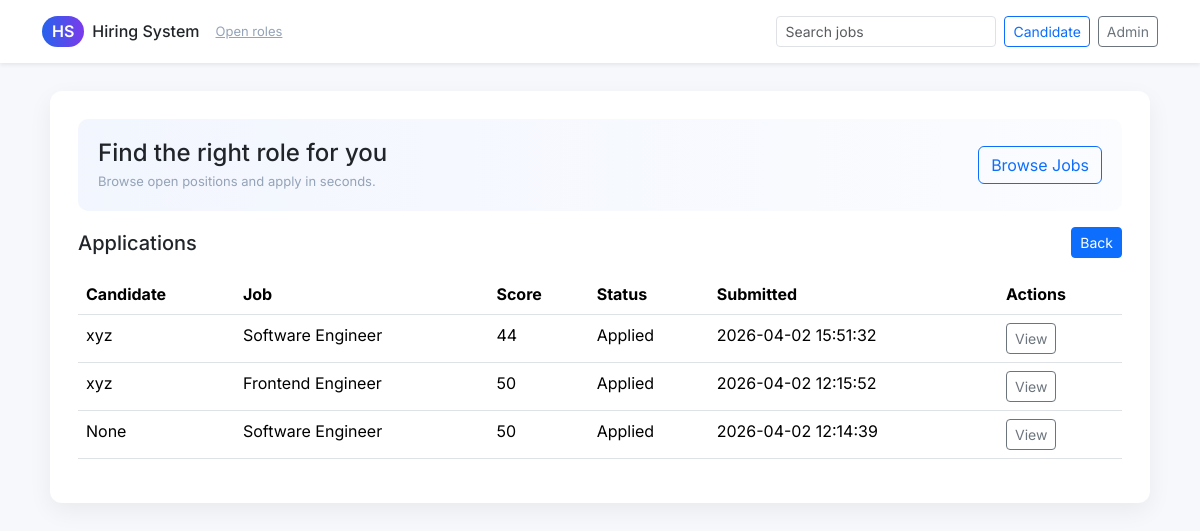
The app's page /admin/applications (signed in) with its own data.
### models.py (models this page shows)
class Candidate(Base):
    __tablename__ = 'candidates'
    id = Column(Integer, primary_key=True)
    name = Column(String(255))
    email = Column(String(255), unique=True, nullable=False)
    phone = Column(String(50))
    linkedin = Column(String(255))
    website = Column(String(255))
    password = Column(String(255), nullable=True)
    resumes = Column(JSON, nullable=True)  # JSON list
    skills = Column(JSON, nullable=True)
    created_at = Column(DateTime(timezone=True), server_default=func.now())

class Job(Base):
    __tablename__ = 'jobs'
    id = Column(Integer, primary_key=True)
    title = Column(String(255), nullable=False)
    description = Column(Text)
    location = Column(String(255))
    responsibilities = Column(JSON, nullable=True)  # JSON list
    qualifications = Column(JSON, nullable=True)    # JSON list
    created_at = Column(DateTime(timezone=True), server_default=func.now())

class Application(Base):
    __tablename__ = 'applications'
    id = Column(Integer, primary_key=True)
    job_id = Column(Integer, ForeignKey('jobs.id'))
    candidate_id = Column(Integer, ForeignKey('candidates.id'))
    cover_letter = Column(Text)
    resume_url = Column(String(1024))
    ats_score = Column(Integer, default=0)
    ats_analysis = Column(Text, nullable=True)
    status = Column(String(50), default='Applied')
    created_at = Column(DateTime(timezone=True), server_default=func.now())
    job = relationship('Job')
    candidate = relationship('Candidate')

### app.py (the view)
@app.route('/admin/applications')
@admin_required
def admin_applications():
    session = SessionLocal()
    apps = session.query(Application).order_by(Application.created_at.desc()).all()
    out = []
    for a in apps:
        cand = session.get(Candidate, a.candidate_id)
        job = session.get(Job, a.job_id)
        out.append({'id': a.id, 'candidate_name': cand.name if cand else 'Unknown', 'candidate_email': cand.email if cand else '', 'job_title': job.title if job else 'Unknown', 'status': a.status, 'created_at': a.created_at, 'resume_url': a.resume_url, 'cover_letter': a.cover_letter, 'ats_score': getattr(a, 'ats_score', 0)})
    return render_template('admin_applications.html', applications=out)

### auth.py (called while the page is built)
def verify_token(token: str) -> dict:
    try:
        data = jwt.decode(token, JWT_SECRET, algorithms=['HS256'])
        return data
    except Exception:
        return None

def admin_required(f):
    @wraps(f)
    def decorated(*args, **kwargs):
        token = request.cookies.get('token')
        if not token:
            return redirect('/admin/login')
        data = verify_token(token)
        if not data:
            return redirect('/admin/login')
        return f(*args, **kwargs)
    return decorated

### templates/admin_applications.html
{% extends 'base.html' %}
{% block content %}
  <div class="d-flex justify-content-between align-items-center mb-3">
    <h2 class="h5 mb-0">Applications</h2>
    <a class="btn btn-sm btn-primary" href="/admin/dashboard">Back</a>
  </div>
  <table class="table table-hover">
    <thead><tr><th>Candidate</th><th>Job</th><th>Score</th><th>Status</th><th>Submitted</th><th>Actions</th></tr></thead>
    <tbody>
    {% for a in applications %}
      <tr>
        <td>{{ a.candidate_name }}</td>
        <td>{{ a.job_title }}</td>
        <td>{{ a.ats_score or 0 }}</td>
        <td>{{ a.status }}</td>
        <td>{{ a.created_at }}</td>
        <td>
          <a class="btn btn-sm btn-outline-secondary" href="/admin/applications/{{ a.id }}">View</a>
        </td>
      </tr>
    {% else %}
      <tr><td colspan="5">No applications found.</td></tr>
    {% endfor %}
    </tbody>
  </table>
{% endblock %}

### templates/base.html (style rules this page uses)
:root { --brand: #2563eb; --muted: #6b7280; }
body { font-family: Inter, system-ui, -apple-system, "Segoe UI", Roboto, "Helvetica Neue", Arial; background: #f6f8fb; }
a { color: var(--brand) }

### records on screen
Candidate: candidate_name "xyz" "xyz"
Job: job_title "Software Engineer" "Software Engineer"
Application: status "Applied", created_at "2026-04-02 15:51:32"
Job: job_title "Frontend Engineer"
Application: status "Applied", created_at "2026-04-02 12:15:52"
Application: status "Applied", created_at "2026-04-02 12:14:39"

### other values on screen
{{ a.ats_score or 0 }} "44" "50" "50"
{{ a.candidate_name }} "None"
